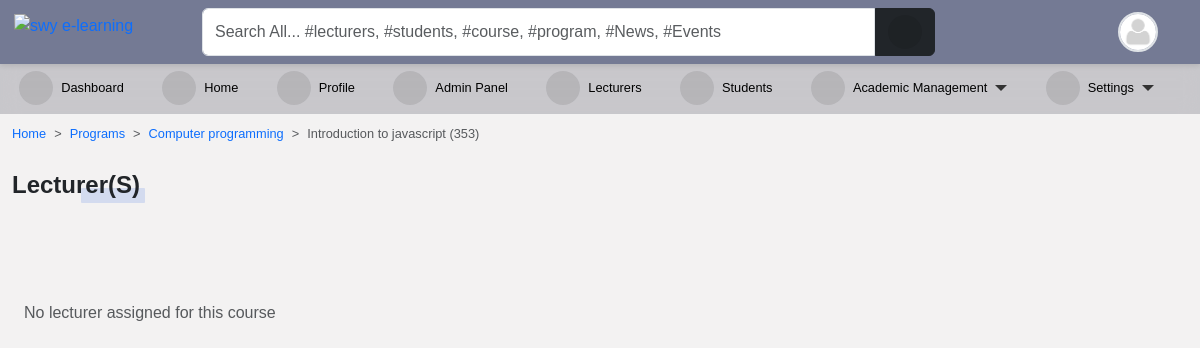
/programs/course/introduction-to-javascript/detail/ (signed in), run on the app's committed database.
### accounts/models.py (models this page shows, shortened)
class User(AbstractUser):
    is_student = models.BooleanField(default=False)
    is_lecturer = models.BooleanField(default=False)
    gender = models.CharField(max_length=1, choices=GENDERS, blank=True, null=True)
    phone = models.CharField(max_length=60, blank=True, null=True)
    address = models.CharField(max_length=60, blank=True, null=True)
    picture = models.ImageField(
        upload_to="profile_pictures/%y/%m/%d/", default="default.png", null=True
    )
    email = models.EmailField(blank=True, null=True)
    username_validator = ASCIIUsernameValidator()
    objects = CustomUserManager()
    class Meta:
        ordering = ("-date_joined",)
    @property
    def get_user_role(self):
        if self.is_superuser:
            role = "Admin"
        elif self.is_student:
            role = "Student"
        elif self.is_lecturer:
            role = "Lecturer"
        return role

### course/models.py (models this page shows, shortened)
class Course(models.Model):
    slug = models.SlugField(blank=True, unique=True)
    title = models.CharField(max_length=200, null=True)
    code = models.CharField(max_length=200, unique=True, null=True)
    credit = models.IntegerField(null=True, default=0)
    summary = models.TextField(max_length=200, blank=True, null=True)
    program = models.ForeignKey(Program, on_delete=models.CASCADE)
    level = models.CharField(max_length=25, choices=LEVEL, null=True)
    year = models.IntegerField(choices=YEARS, default=0)
    semester = models.CharField(choices=SEMESTER, max_length=200)
    is_elective = models.BooleanField(default=False, blank=True, null=True)
    objects = CourseManager()
    def __str__(self):
        return "{0} ({1})".format(self.title, self.code)

class Program(models.Model):
    title = models.CharField(max_length=150, unique=True)
    summary = models.TextField(null=True, blank=True)
    objects = ProgramManager()
    def __str__(self):
        return self.title

### course/views.py (the view)
# urls.py: path("course/<slug>/detail/", course_single, name="course_detail"),
@login_required
def course_single(request, slug):
    course = Course.objects.get(slug=slug)
    files = Upload.objects.filter(course__slug=slug)
    videos = UploadVideo.objects.filter(course__slug=slug)
    lecturers = CourseAllocation.objects.filter(courses__pk=course.id).first()
    all_lecturers=CourseAllocation.objects.filter(courses__pk=course.id)
    return render(
        request,
        "course/course_single.html",
        {
            "title": course.title,
            "course": course,
            "files": files,
            "videos": videos,
            "lecturers": lecturers,
            "all_lecturers":all_lecturers,
            "media_url": settings.MEDIA_ROOT,
        },
    )

### templates/course/course_single.html (shortened to what this page needs)
{% extends 'base.html' %}
{% load static %}
{% block content %}
<nav style="--bs-breadcrumb-divider: '>';" aria-label="breadcrumb">
    <ol class="breadcrumb">
        <li class="breadcrumb-item"><a href="/">Home</a></li>
        <li class="breadcrumb-item"><a href="{% url 'programs' %}">Programs</a></li>
        <li class="breadcrumb-item"><a href="{% url 'program_detail' course.program.id %}">{{ course.program }}</a></li>
        <li class="breadcrumb-item active" aria-current="page">{{ course }}</li>
    </ol>
</nav>
<div class="site-section mb-5 mt-4">
    <div class="title-1">Lecturer(s)</div>
    <br>
    <br>
    <div class="container-fluid">
        <div class="row">
            {% for lecturer in all_lecturers %}
            <div class="col-lg-4">
                <div class="card text-center">
                    <div class="card-body">
                        {% if lecturer.lecturer.picture %}
                        <img class="avatar avatar-lg" src="{{ lecturer.lecturer.picture.url }}" alt="">
                        {% endif %}
                        <h5 class="fw-bold mb-0">{{ lecturer|title }}</h5>
                        <p class="mb-0">{{ lecturer.lecturer.email }}</p>
                    </div>
                </div>
            </div>
            {% empty %}
            <h6 class="text-muted mt-3">No lecturer assigned for this course</h6>
            {% endfor %}
        </div>
    </div>
</div>
{% endblock content %}

### templates/navbar.html (shortened to what this page needs)
{% load static %}
<div id="top-navbar" class="py-2 top-navbar">
	<div class="container">
		<a href="/" class="head-logo">
			<img src="{% static 'img/swy e-learning.jpg' %}" width="40px" alt="swy e-learning">
		</a>
		<div class="nav-wrapper">
			<form class="form-header" action="{% url 'query' %}" method="GET">
				<input id="primary-search" class="form-control rounded-end-0" type="text" name="q" value="{{ request.GET.q }}"
					placeholder="Search All... #lecturers, #students, #course, #program, #News, #Events" required />
				<button class="btn btn-dark rounded-start-0" type="submit">
					<i class="fas fa-search"></i>
				</button>
			</form>
			<div class="dropdown index">
				<div class="avatar border border-2" type="button" data-bs-toggle="dropdown" aria-expanded="false">
					<img src="{{ request.user.picture.url }}">
				</div>
			</div>
		</div>
	</div>
</div>

### static/scss/style1.css (style rules this page uses)
*, body { font-family: "Rubik", sans-serif; }
body { background-color: #f3f2f2; }
#main .container-fluid { margin-top: 3.7rem; }
#top-navbar { position: fixed; top: 0; right: 0; -webkit-margin-start: -10px; z-index: 90; padding: 0; background: #747a94; box-shadow: 0px 2px 5px 0px rgba(0, 0, 0, 0.1); transition: 0.3s; margin: 0; }
#top-navbar .container { display: flex; background-color: transparent; position: relative; }
#top-navbar .nav-wrapper { display: flex; flex-wrap: wrap; justify-content: space-between; align-items: center; width: 100%; margin-left: 10rem; background-color: transparent; }
#top-navbar .nav-wrapper .form-header { display: flex; flex: 0.8; }
#top-navbar .nav-wrapper .form-header button { flex: 0.1; }
#top-navbar { left: 0; }
.avatar { width: 40px; height: 40px; border-radius: 50%; overflow: hidden; }
.avatar img { width: 100%; height: 100%; -o-object-fit: cover; object-fit: cover; }
a { color: var(--bs-primary); text-decoration: none; }
.title-1 { position: relative; display: inline-flex; align-items: center; font-family: inherit; text-transform: capitalize; font-weight: 700; font-size: 24px; border-radius: 0.2em; }
.title-1::before { content: ""; position: absolute; bottom: 0; right: -5px; width: 50%; height: 15px; z-index: -1; border-radius: 1px; background-color: rgba(83, 126, 226, 0.2); animation: lineAnim 1s ease-in forwards; }
.fas, .fa { font-size: 16px; display: inline-flex; align-items: center; justify-content: center; width: 34px; height: 34px; background-color: rgba(0, 0, 0, 0.093); border-radius: 50%; }

### templates/aside.html (style rules this page uses)
li { font-size: .8rem; }

### templates/navbar.html (style rules this page uses)
.head-logo { position: absolute; left: -1rem; top: 0.3rem; }

### data on the page
User: user.picture (placeholder picture)
Course: program "Computer programming", title+code "Introduction to javascript (353)"
